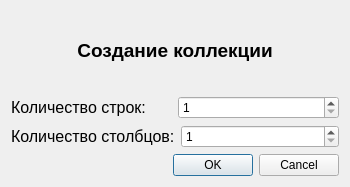
<?xml version="1.0" encoding="UTF-8"?>
<ui version="4.0">
 <class>Dialog</class>
 <widget class="QDialog" name="Dialog">
  <property name="windowModality">
   <enum>Qt::WindowModal</enum>
  </property>
  <property name="geometry">
   <rect>
    <x>0</x>
    <y>0</y>
    <width>350</width>
    <height>187</height>
   </rect>
  </property>
  <property name="minimumSize">
   <size>
    <width>350</width>
    <height>187</height>
   </size>
  </property>
  <property name="maximumSize">
   <size>
    <width>350</width>
    <height>187</height>
   </size>
  </property>
  <property name="contextMenuPolicy">
   <enum>Qt::DefaultContextMenu</enum>
  </property>
  <property name="acceptDrops">
   <bool>true</bool>
  </property>
  <property name="windowTitle">
   <string>New LampCollection</string>
  </property>
  <property name="inputMethodHints">
   <set>Qt::ImhNone</set>
  </property>
  <property name="modal">
   <bool>true</bool>
  </property>
  <layout class="QGridLayout" name="gridLayout">
   <item row="1" column="0">
    <layout class="QHBoxLayout" name="horizontalLayout">
     <item>
      <widget class="QLabel" name="label_3">
       <property name="font">
        <font>
         <pointsize>12</pointsize>
        </font>
       </property>
       <property name="text">
        <string>Количество строк:</string>
       </property>
      </widget>
     </item>
     <item>
      <widget class="QSpinBox" name="rowsNumber">
       <property name="minimum">
        <number>1</number>
       </property>
      </widget>
     </item>
    </layout>
   </item>
   <item row="2" column="0">
    <layout class="QHBoxLayout" name="horizontalLayout_2">
     <item>
      <widget class="QLabel" name="label_4">
       <property name="font">
        <font>
         <pointsize>12</pointsize>
        </font>
       </property>
       <property name="text">
        <string>Количество столбцов:</string>
       </property>
      </widget>
     </item>
     <item>
      <widget class="QSpinBox" name="columnNumber">
       <property name="minimum">
        <number>1</number>
       </property>
      </widget>
     </item>
    </layout>
   </item>
   <item row="3" column="0">
    <widget class="QDialogButtonBox" name="buttonBox">
     <property name="orientation">
      <enum>Qt::Horizontal</enum>
     </property>
     <property name="standardButtons">
      <set>QDialogButtonBox::Cancel|QDialogButtonBox::Ok</set>
     </property>
     <property name="centerButtons">
      <bool>false</bool>
     </property>
    </widget>
   </item>
   <item row="0" column="0">
    <widget class="QLabel" name="label_2">
     <property name="font">
      <font>
       <pointsize>14</pointsize>
       <weight>75</weight>
       <bold>true</bold>
      </font>
     </property>
     <property name="text">
      <string>Создание коллекции</string>
     </property>
     <property name="alignment">
      <set>Qt::AlignCenter</set>
     </property>
    </widget>
   </item>
  </layout>
 </widget>
 <resources/>
 <connections>
  <connection>
   <sender>buttonBox</sender>
   <signal>accepted()</signal>
   <receiver>Dialog</receiver>
   <slot>accept()</slot>
   <hints>
    <hint type="sourcelabel">
     <x>248</x>
     <y>254</y>
    </hint>
    <hint type="destinationlabel">
     <x>157</x>
     <y>274</y>
    </hint>
   </hints>
  </connection>
  <connection>
   <sender>buttonBox</sender>
   <signal>rejected()</signal>
   <receiver>Dialog</receiver>
   <slot>reject()</slot>
   <hints>
    <hint type="sourcelabel">
     <x>316</x>
     <y>260</y>
    </hint>
    <hint type="destinationlabel">
     <x>286</x>
     <y>274</y>
    </hint>
   </hints>
  </connection>
 </connections>
</ui>
